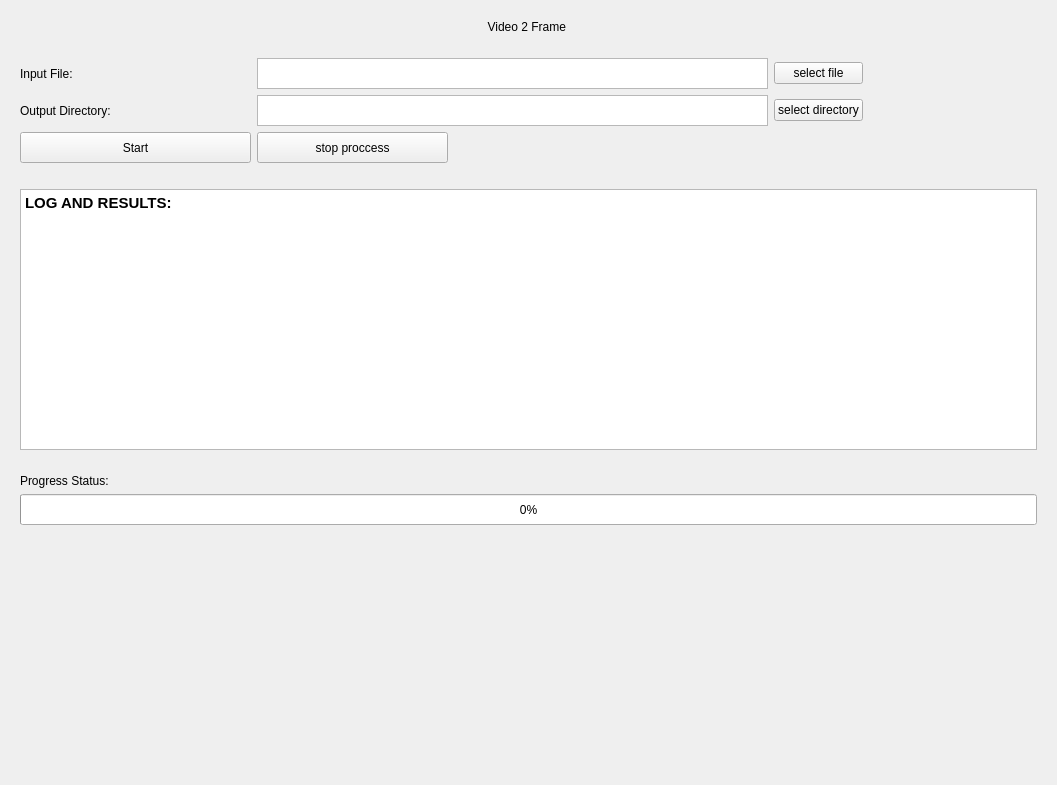
<?xml version="1.0" encoding="UTF-8"?>
<ui version="4.0">
 <class>video2framWidget</class>
 <widget class="QWidget" name="video2framWidget">
  <property name="geometry">
   <rect>
    <x>0</x>
    <y>0</y>
    <width>1057</width>
    <height>785</height>
   </rect>
  </property>
  <property name="windowTitle">
   <string>Form</string>
  </property>
  <property name="windowIcon">
   <iconset resource="main_icon_files.qrc">
    <normaloff>:/mainLogo/logo.png</normaloff>:/mainLogo/logo.png</iconset>
  </property>
  <layout class="QGridLayout" name="gridLayout_5">
   <item row="0" column="0">
    <widget class="QWidget" name="widget_4" native="true">
     <layout class="QGridLayout" name="gridLayout_2">
      <item row="0" column="0">
       <widget class="QLabel" name="label_4">
        <property name="styleSheet">
         <string notr="true">font: 16pt &quot;Hack&quot;;</string>
        </property>
        <property name="text">
         <string>&lt;html&gt;&lt;head/&gt;&lt;body&gt;&lt;p align=&quot;center&quot;&gt;Video 2 Frame &lt;/p&gt;&lt;/body&gt;&lt;/html&gt;</string>
        </property>
       </widget>
      </item>
     </layout>
    </widget>
   </item>
   <item row="2" column="0">
    <widget class="QWidget" name="widget_2" native="true">
     <layout class="QGridLayout" name="gridLayout_4">
      <item row="0" column="0">
       <widget class="QTextBrowser" name="textBrowser_logAndResults">
        <property name="minimumSize">
         <size>
          <width>951</width>
          <height>261</height>
         </size>
        </property>
        <property name="maximumSize">
         <size>
          <width>16777215</width>
          <height>261</height>
         </size>
        </property>
        <property name="styleSheet">
         <string notr="true">font: 14pt &quot;Hack&quot;;</string>
        </property>
        <property name="html">
         <string>&lt;!DOCTYPE HTML PUBLIC &quot;-//W3C//DTD HTML 4.0//EN&quot; &quot;http://www.w3.org/TR/REC-html40/strict.dtd&quot;&gt;
&lt;html&gt;&lt;head&gt;&lt;meta name=&quot;qrichtext&quot; content=&quot;1&quot; /&gt;&lt;style type=&quot;text/css&quot;&gt;
p, li { white-space: pre-wrap; }
&lt;/style&gt;&lt;/head&gt;&lt;body style=&quot; font-family:'Hack'; font-size:14pt; font-weight:400; font-style:normal;&quot;&gt;
&lt;p style=&quot; margin-top:0px; margin-bottom:0px; margin-left:0px; margin-right:0px; -qt-block-indent:0; text-indent:0px;&quot;&gt;&lt;span style=&quot; font-family:'Cantarell'; font-size:11pt; font-weight:600;&quot;&gt;LOG AND RESULTS:&lt;/span&gt;&lt;/p&gt;&lt;/body&gt;&lt;/html&gt;</string>
        </property>
       </widget>
      </item>
     </layout>
    </widget>
   </item>
   <item row="1" column="0">
    <widget class="QWidget" name="widget_3" native="true">
     <layout class="QGridLayout" name="gridLayout">
      <item row="1" column="2">
       <widget class="QPushButton" name="pushButton_selectOutputDir">
        <property name="styleSheet">
         <string notr="true">font: 14pt &quot;Hack&quot;;</string>
        </property>
        <property name="text">
         <string>select directory</string>
        </property>
       </widget>
      </item>
      <item row="1" column="0">
       <widget class="QLabel" name="label_3">
        <property name="minimumSize">
         <size>
          <width>231</width>
          <height>23</height>
         </size>
        </property>
        <property name="styleSheet">
         <string notr="true">font: 14pt &quot;Hack&quot;;</string>
        </property>
        <property name="text">
         <string>Output Directory:</string>
        </property>
       </widget>
      </item>
      <item row="0" column="2">
       <widget class="QPushButton" name="pushButton_selectVideoFile">
        <property name="styleSheet">
         <string notr="true">font: 14pt &quot;Hack&quot;;</string>
        </property>
        <property name="text">
         <string>select file</string>
        </property>
       </widget>
      </item>
      <item row="0" column="0">
       <widget class="QLabel" name="label_2">
        <property name="minimumSize">
         <size>
          <width>231</width>
          <height>23</height>
         </size>
        </property>
        <property name="styleSheet">
         <string notr="true">font: 14pt &quot;Hack&quot;;</string>
        </property>
        <property name="text">
         <string>Input File:</string>
        </property>
       </widget>
      </item>
      <item row="0" column="1">
       <widget class="QTextBrowser" name="textBrowser_inputFilePathPrint">
        <property name="minimumSize">
         <size>
          <width>511</width>
          <height>31</height>
         </size>
        </property>
        <property name="maximumSize">
         <size>
          <width>511</width>
          <height>31</height>
         </size>
        </property>
       </widget>
      </item>
      <item row="1" column="1">
       <widget class="QTextBrowser" name="textBrowser_outputDirPathPrint">
        <property name="minimumSize">
         <size>
          <width>511</width>
          <height>31</height>
         </size>
        </property>
        <property name="maximumSize">
         <size>
          <width>511</width>
          <height>31</height>
         </size>
        </property>
       </widget>
      </item>
      <item row="1" column="3">
       <spacer name="horizontalSpacer">
        <property name="orientation">
         <enum>Qt::Horizontal</enum>
        </property>
        <property name="sizeHint" stdset="0">
         <size>
          <width>40</width>
          <height>20</height>
         </size>
        </property>
       </spacer>
      </item>
      <item row="3" column="0">
       <widget class="QPushButton" name="pushButton_startExtraction">
        <property name="minimumSize">
         <size>
          <width>231</width>
          <height>31</height>
         </size>
        </property>
        <property name="maximumSize">
         <size>
          <width>231</width>
          <height>31</height>
         </size>
        </property>
        <property name="styleSheet">
         <string notr="true">font: 14pt &quot;Hack&quot;;</string>
        </property>
        <property name="text">
         <string>Start</string>
        </property>
       </widget>
      </item>
      <item row="3" column="1">
       <widget class="QPushButton" name="pushButton_stopCurrentJob">
        <property name="minimumSize">
         <size>
          <width>191</width>
          <height>31</height>
         </size>
        </property>
        <property name="maximumSize">
         <size>
          <width>191</width>
          <height>31</height>
         </size>
        </property>
        <property name="styleSheet">
         <string notr="true">font: 14pt &quot;Hack&quot;;</string>
        </property>
        <property name="text">
         <string>stop proccess</string>
        </property>
       </widget>
      </item>
     </layout>
    </widget>
   </item>
   <item row="3" column="0">
    <widget class="QWidget" name="widget" native="true">
     <layout class="QGridLayout" name="gridLayout_3">
      <item row="1" column="0">
       <widget class="QProgressBar" name="progressBar_statusPrinterBar">
        <property name="minimumSize">
         <size>
          <width>761</width>
          <height>31</height>
         </size>
        </property>
        <property name="maximumSize">
         <size>
          <width>16777215</width>
          <height>31</height>
         </size>
        </property>
        <property name="styleSheet">
         <string notr="true">font: 14pt &quot;Hack&quot;;</string>
        </property>
        <property name="value">
         <number>0</number>
        </property>
       </widget>
      </item>
      <item row="7" column="0">
       <spacer name="verticalSpacer_2">
        <property name="orientation">
         <enum>Qt::Vertical</enum>
        </property>
        <property name="sizeHint" stdset="0">
         <size>
          <width>20</width>
          <height>40</height>
         </size>
        </property>
       </spacer>
      </item>
      <item row="4" column="0">
       <spacer name="verticalSpacer_4">
        <property name="orientation">
         <enum>Qt::Vertical</enum>
        </property>
        <property name="sizeHint" stdset="0">
         <size>
          <width>20</width>
          <height>40</height>
         </size>
        </property>
       </spacer>
      </item>
      <item row="6" column="0">
       <spacer name="verticalSpacer_3">
        <property name="orientation">
         <enum>Qt::Vertical</enum>
        </property>
        <property name="sizeHint" stdset="0">
         <size>
          <width>20</width>
          <height>40</height>
         </size>
        </property>
       </spacer>
      </item>
      <item row="5" column="0">
       <spacer name="verticalSpacer">
        <property name="orientation">
         <enum>Qt::Vertical</enum>
        </property>
        <property name="sizeHint" stdset="0">
         <size>
          <width>20</width>
          <height>40</height>
         </size>
        </property>
       </spacer>
      </item>
      <item row="0" column="0">
       <widget class="QLabel" name="label">
        <property name="styleSheet">
         <string notr="true">font: 14pt &quot;Hack&quot;;</string>
        </property>
        <property name="text">
         <string>Progress Status:</string>
        </property>
       </widget>
      </item>
      <item row="3" column="0">
       <spacer name="verticalSpacer_5">
        <property name="orientation">
         <enum>Qt::Vertical</enum>
        </property>
        <property name="sizeHint" stdset="0">
         <size>
          <width>20</width>
          <height>40</height>
         </size>
        </property>
       </spacer>
      </item>
      <item row="2" column="0">
       <spacer name="verticalSpacer_6">
        <property name="orientation">
         <enum>Qt::Vertical</enum>
        </property>
        <property name="sizeHint" stdset="0">
         <size>
          <width>20</width>
          <height>40</height>
         </size>
        </property>
       </spacer>
      </item>
     </layout>
    </widget>
   </item>
  </layout>
 </widget>
 <resources>
  <include location="main_icon_files.qrc"/>
 </resources>
 <connections/>
</ui>
